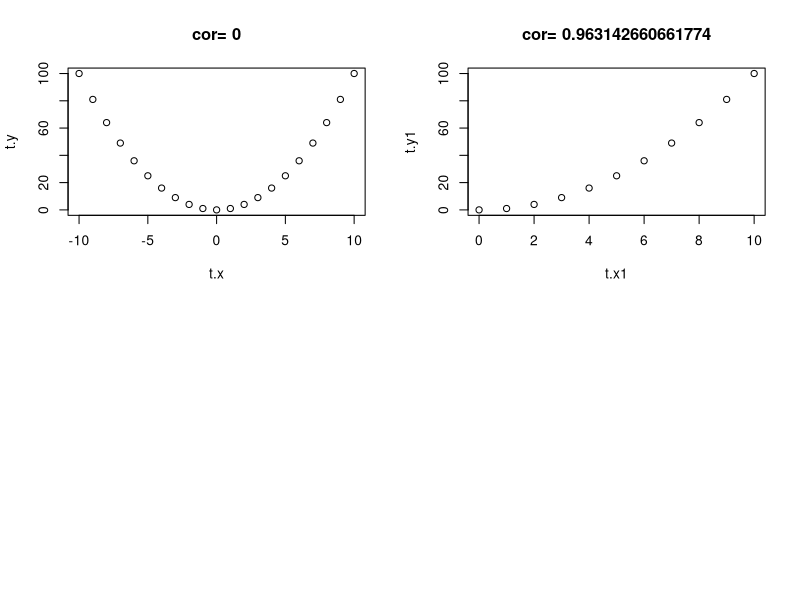

Recreate this plot in R.
# a)
t.x <- -10:10
t.x1 <- 0:10
t.y <- t.x*t.x
t.y1 <- t.x1*t.x1

# b)
par(mfrow = c(2,2))
plot(t.x, t.y, main=paste("cor=",cor(t.x,t.y)))
plot(t.x1, t.y1, main=paste("cor=",cor(t.x1,t.y1)))